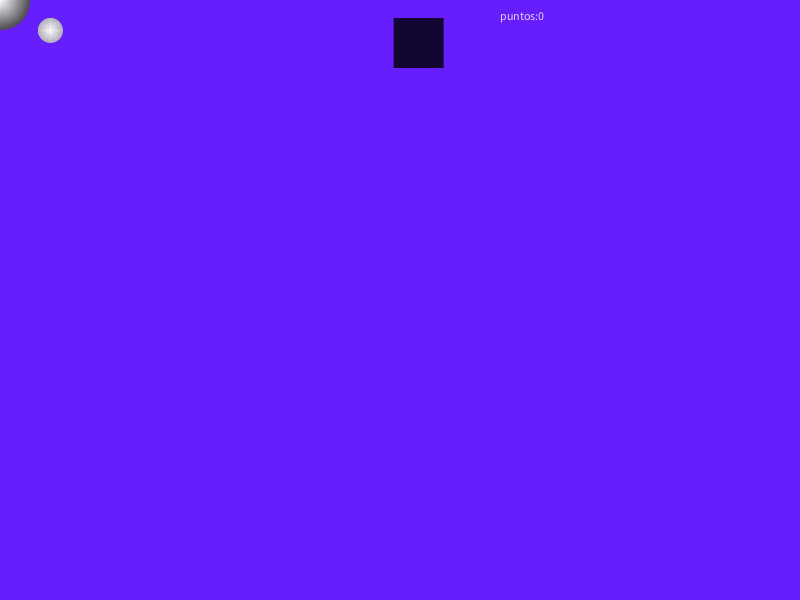
Frame 1 (no input)
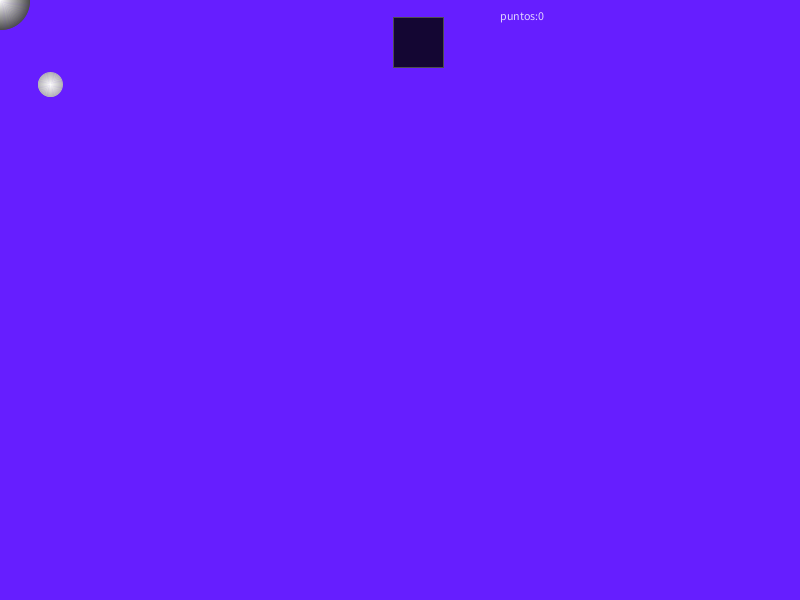
Frame 60 (the mouse pressed at the canvas centre just before this capture)
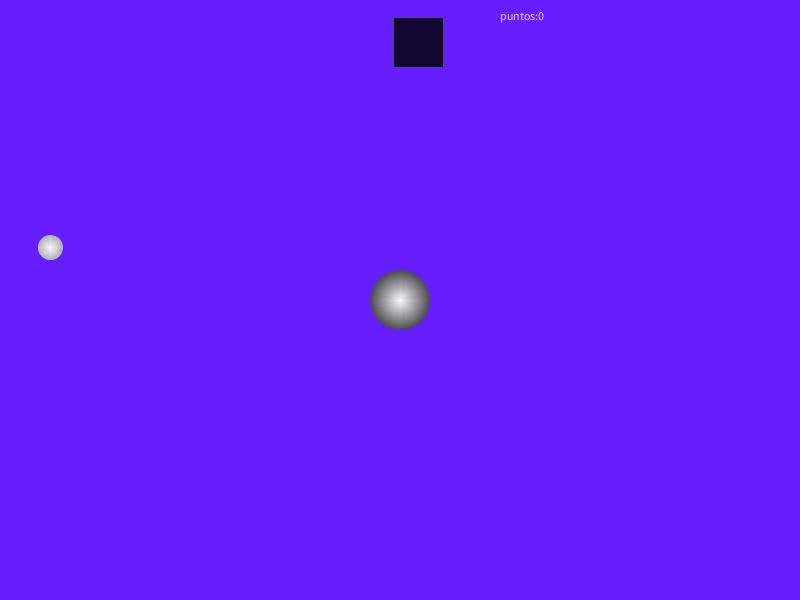
Frame 120 (the mouse held since frame 60 and released just before this capture)

The Processing sketch that drew these frames (run headless with seeded random() and noise(); from frame 60 on, the mouse is pressed at the canvas centre):

// Processing sketch: processing_173487
// ── processing_173487.pde

int numEsferas = 2,d=25,D=60,p=0;
float gravedad = 0.03;
float friccion = -0.9;
float a,b;
Esfera[] esferas = new Esfera[numEsferas];

void setup() {
  size(800, 600);
  background(0);
  esferas[0] = new Esfera(50, 30, d, 0, esferas);
  esferas[1] = new Esfera(55, 330, D, 0, esferas);
  a=random(width/2)+160;
  b=random(50)+30;
  rectMode(CENTER);
  noStroke();
  fill(255, 204);
  
}
void draw() {
  background(102,30,550);
  smooth();
  fill(0, 204);
  rect(a, b, 50, 50);
  fill(255, 204);
    esferas[0].colision();
    esferas[0].mover();
    esferas[0].mostrar(); 
    esferas[1].x=mouseX;
    esferas[1].y=mouseY;
    
   esferas[1].mostrar();  
   text("puntos:"+ p,500,20);
if (abs(esferas[0].x-a)<10 && abs(esferas[0].y-b)<10) {
a=random(width/2)+160;
  b=random(50)+30;
  esferas[0].x=random(width/2)+40;
  esferas[0].y=random(60)+40;
  p+=1;
}
}




class Esfera {
  
  float x, y;
  float diametro;
  float vx = 0;
  float vy = 0;
  int id;
  Esfera[] otros;
 
  Esfera(float xin, float yin, float din, int idin, Esfera[] oin) {
    x = xin;
    y = yin;
    diametro = din;
    id = idin;
    otros = oin;
  } 
  
  void colision() {
    for (int i = id + 1; i < numEsferas; i++) {
      float dx = otros[i].x - x;
      float dy = otros[i].y - y;
      float distancia = sqrt(dx*dx + dy*dy);
      float distmin = otros[i].diametro/2 + diametro;
      if (distancia < distmin) { 
        float angulo = atan2(dy, dx);
        float tx = x + cos(angulo) * distmin;
        float ty = y + sin(angulo) * distmin;
        float ax = (tx - otros[i].x) * random(0.1);
        float ay = (ty - otros[i].y) * random(0.1);
        vx -= ax;
        vy -= ay;
        otros[i].vx += ax*3;
        otros[i].vy += ay*3;
        
      }
    }   
  }
  
  void mover() {
    vy += gravedad;
    x += vx;
    y += vy;
    if (x + diametro/2 > width) {
      x = width - diametro/2;
      vx *= friccion; 
    }
    else if (x - diametro/2 < 0) {
      x = diametro/2;
      vx *= friccion;
    }
    if (y + diametro/2 > height) {
      y = height - diametro/2;
      vy *= friccion; 
    } 
    else if (y - diametro/2 < 0) {
      y = diametro/2;
      vy *= friccion;
    }
  }
  
  void mostrar() {
    for (int i=0; i<diametro; i+=1){
    noFill ();
    stroke(255-3*i); 
    ellipse(x, y, i,i);
   
     }
  }
}
